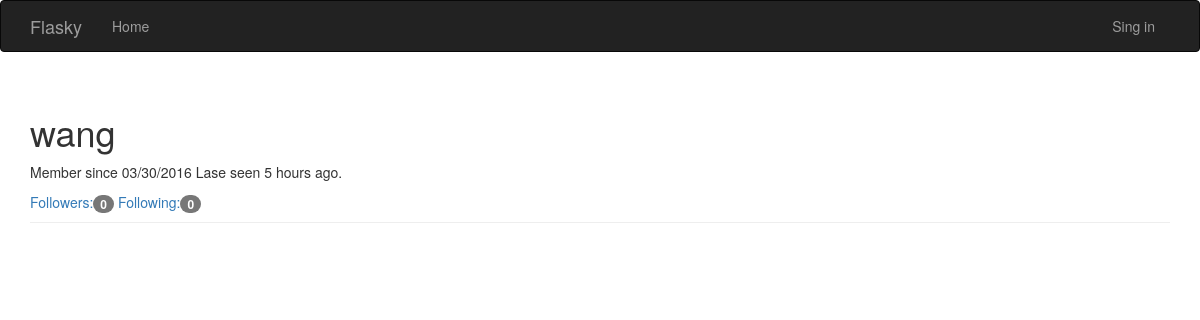
Before: /user/wang with the older database file.
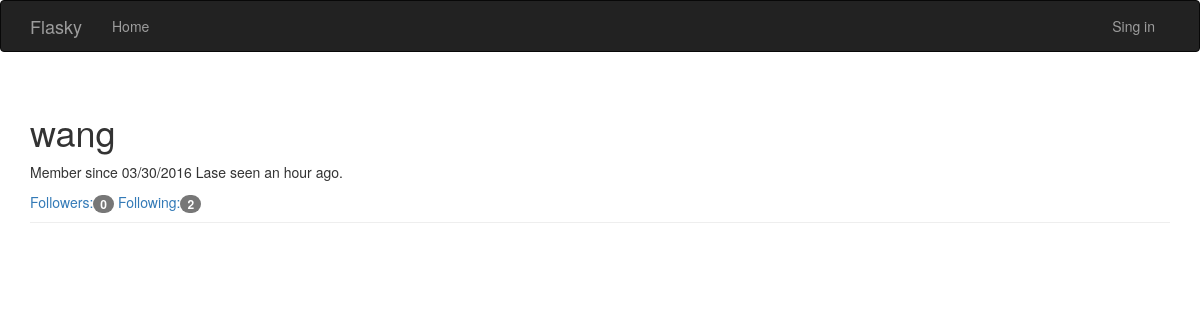
After: the same page with the newer database file.
### app/models.py (models this page shows, shortened)
class User(UserMixin, db.Model):
    __tablename__ = 'users'
    id = db.Column(db.Integer, primary_key=True)
    username = db.Column(db.String(64), unique=True, index=True)
    email = db.Column(db.String(64), unique=True, index=True)
    role_id = db.Column(db.Integer, db.ForeignKey('roles.id'))
    password_hash = db.Column(db.String(128))
    posts = db.relationship('Post', backref='author', lazy='dynamic')
    comments = db.relationship('Comment', backref='author', lazy='dynamic')
    location = db.Column(db.String(64))
    about_me = db.Column(db.Text())
    member_since = db.Column(db.DateTime(), default=datetime.utcnow)
    last_seen = db.Column(db.DateTime(), default=datetime.utcnow)
    followed = db.relationship('Follow',                   #当前用户关注的人
                               foreign_keys=[Follow.follower_id],
                               backref=db.backref('follower', lazy='joined'),
                               lazy='dynamic',
                               cascade='all, delete-orphan')
    followers=db.relationship('Follow',                   #关注当前用户的人
                              foreign_keys=[Follow.followed_id],
                              backref=db.backref('followed', lazy='joined'),
                              lazy='dynamic',
                              cascade='all, delete-orphan')
    @property
    def password(self):
        raise AttributeError('password is not a readable attribute')

### app/main/views.py (the view)
@main.route('/user/<username>')
def user(username):
    user = User.query.filter_by(username=username).first()
    if user is None:
        abort(404)
    return render_template('user.html', user=user)

### app/auth/views.py (called while the page is built)
@auth.before_app_request
def before_request():
    if current_user.is_authenticated:
        current_user.ping()

### app/main/__init__.py (called while the page is built)
@main.app_context_processor
def inject_permissions():
    return dict(Permission=Permission)

### app/models.py (called while the page is built)
    def can(self, permissions):
        return False

    def is_administrator(self):
        return False

### app/templates/user.html (shortened to what this page needs)
{% extends "base.html" %}
{% import "_macros.html" as macros %}
{% block page_content %}
<div class="page-header">
    <h1>{{ user.username }}</h1>
    <p>
        Member since {{ moment(user.member_since).format('L') }}
        Lase seen {{ moment(user.last_seen).fromNow() }}.
    </p>
    <a href="{{ url_for('.followers',username=user.username) }}">
        Followers:<span class="badge">{{ user.followers.count() }}</span>
    </a>
    <a>
        Following:<span class="badge">{{ user.followed.count() }}</span>
    </a>
</div>
{% endblock %}

### app/templates/base.html (shortened to what this page needs)
{% extends "bootstrap/base.html" %}
{% block head %}
{{ super() }}
{% endblock %}
{% block navbar %}
<div class="navbar navbar-inverse" role="navigation">
    <div class="container">
        <div class="navbar-header">
            <a class="navbar-brand" href="{{ url_for('main.index') }}">Flasky</a>
        </div>
        <div class="navbar-collapse collapse">
            <ul class="nav navbar-nav">
                <li><a href="{{ url_for('main.index') }}">Home</a></li>
            </ul>
            <ul class="nav navbar-nav navbar-right">
                {% if current_user.is_authenticated %}
                <li><a href="{{ url_for('auth.login') }}">Sign out</a></li>
                {% else %}
                <li><a href="{{ url_for('auth.login') }}">Sing in</a></li>
                {% endif %}
            </ul>
        </div>
    </div>
</div>
{% endblock %}
{% block content %}
<div class="container">
    {% block page_content %}{% endblock %}
</div>
{% endblock %}

Changed rows visible on the page:
changed User "wang": last_seen "5 hours ago" → "an hour ago"
Other visible differences:
{{ user.followed.count() }}: "0" → "2"
